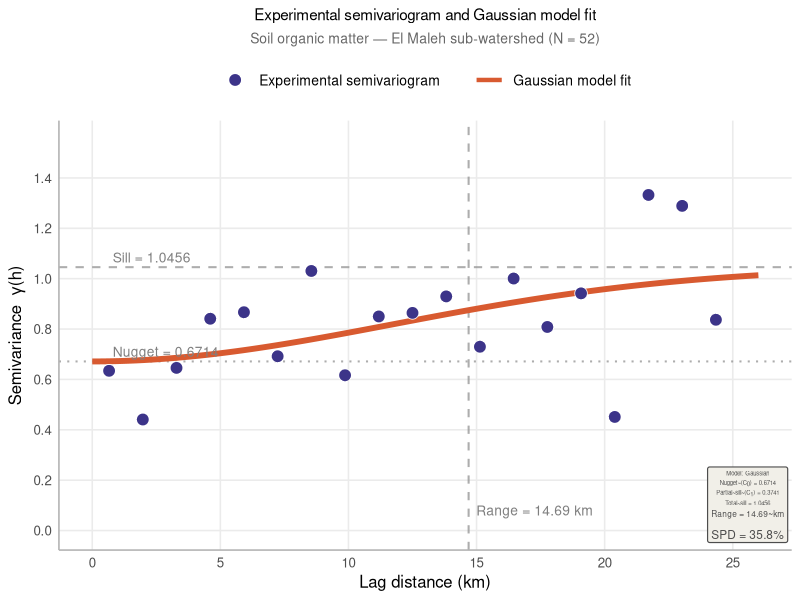

The R script that drew this image:
# ============================================================
# Figure 6 — Experimental Semivariogram + Gaussian Model Fit
# Soil Organic Matter — El Maleh sub-watershed (N = 52)
# Correction: C0 and C1 displayed with proper subscripts
# Requires: ggplot2
# ============================================================

library(ggplot2)

# ============================================================
# 1. Load data
# ============================================================
exp_data  <- read.csv("data_variogram_exp.csv")   # lag_km, gamma
theo_data <- read.csv("data_variogram_theo.csv")  # h_km, gamma_theo

# Model parameters
nugget       <- 0.6714
sill         <- 1.0456
partial_sill <- 0.3741
range_km     <- 14.69
spd          <- 35.8

cat("Experimental points:", nrow(exp_data), "\n")
cat("Theoretical points: ", nrow(theo_data), "\n")
cat(sprintf("Nugget=%.4f | Sill=%.4f | Range=%.2f km | SPD=%.1f%%\n",
            nugget, sill, range_km, spd))

# ============================================================
# 2. Build figure
# ============================================================
p <- ggplot() +

  # --- Reference lines (sill, nugget, range) ---
  geom_hline(yintercept = sill,
             linetype = "dashed", color = "grey60",
             linewidth = 0.7, alpha = 0.8) +
  geom_hline(yintercept = nugget,
             linetype = "dotted", color = "grey60",
             linewidth = 0.7, alpha = 0.8) +
  geom_vline(xintercept = range_km,
             linetype = "dashed", color = "grey60",
             linewidth = 0.7, alpha = 0.8) +

  # --- Theoretical Gaussian curve ---
  geom_line(data = theo_data,
            aes(x = h_km, y = gamma_theo,
                color = "Gaussian model fit"),
            linewidth = 2.0) +

  # --- Experimental semivariogram points ---
  geom_point(data  = exp_data,
             aes(x = lag_km, y = gamma,
                 fill = "Experimental semivariogram"),
             shape = 21, size = 4,
             color = "white", stroke = 0.4) +

  # --- Sill annotation ---
  annotate("text",
           x = 0.8, y = sill + 0.038,
           label = paste0("Sill = ", sill),
           hjust = 0, size = 3.5, color = "grey50") +

  # --- Nugget annotation ---
  annotate("text",
           x = 0.8, y = nugget + 0.038,
           label = paste0("Nugget = ", nugget),
           hjust = 0, size = 3.5, color = "grey50") +

  # --- Range annotation ---
  annotate("text",
           x = range_km + 0.3, y = 0.08,
           label = paste0("Range = ", range_km, " km"),
           hjust = 0, size = 3.5, color = "grey50") +

  # ============================================================
  # --- Parameters box with correct subscripts ---
  # Uses geom_label with a data frame + parse = TRUE
  # parse = TRUE allows plotmath expressions for subscripts
  # ============================================================
  geom_label(
    data = data.frame(
      x = Inf, y = -Inf,
      label = paste0(
        "atop(atop(atop(atop(atop(",
        '"Model: Gaussian",',
        'paste("Nugget~(C"[0]*") = ', nugget, '")),',
        'paste("Partial~sill~(C"[1]*") = ', partial_sill, '")),',
        'paste("Total~sill = ', sill, '")),',
        'paste("Range = ', range_km, '~km")),',
        'paste("SPD = ', spd, '%"))'
      )
    ),
    aes(x = x, y = y, label = label),
    hjust = 1.05, vjust = -0.1,
    size = 3.0,
    fill = "#F1EFE8",
    label.size = 0.4,
    color = "grey30",
    parse = TRUE
  ) +

  # --- Color and fill scales ---
  scale_color_manual(
    name   = NULL,
    values = c("Gaussian model fit" = "#D85A30")
  ) +
  scale_fill_manual(
    name   = NULL,
    values = c("Experimental semivariogram" = "#3C3489")
  ) +

  # --- Axes and title ---
  labs(
    title    = "Experimental semivariogram and Gaussian model fit",
    subtitle = "Soil organic matter \u2014 El Maleh sub-watershed (N = 52)",
    x        = "Lag distance (km)",
    y        = expression(paste("Semivariance  ", gamma, "(h)"))
  ) +

  # --- Axis limits ---
  scale_x_continuous(limits = c(0, 26),
                     breaks = seq(0, 25, by = 5)) +
  scale_y_continuous(limits = c(0, 1.55),
                     breaks = seq(0, 1.5, by = 0.2)) +

  # --- Theme ---
  theme_minimal(base_size = 12) +
  theme(
    plot.title       = element_text(size = 11, hjust = 0.5, face = "plain"),
    plot.subtitle    = element_text(size = 10, hjust = 0.5, color = "grey40"),
    legend.position  = "top",
    legend.text      = element_text(size = 10),
    legend.key.size  = unit(0.8, "cm"),
    panel.grid.major = element_line(color = "grey92"),
    panel.grid.minor = element_blank(),
    axis.line        = element_line(color = "grey70"),
    plot.background  = element_rect(fill = "white", color = NA)
  ) +

  # --- Legend: combine color + fill ---
  guides(
    color = guide_legend(order = 2,
                         override.aes = list(
                           fill      = NA,
                           linetype  = "solid",
                           linewidth = 1.5,
                           shape     = NA)),
    fill  = guide_legend(order = 1,
                         override.aes = list(
                           shape     = 21,
                           size      = 4,
                           color     = "white",
                           linetype  = 0,
                           linewidth = 0))
  )

# ============================================================
# 3. Save figure
# ============================================================
ggsave("Figure6_Semivariogram_R.png",
       plot   = p,
       width  = 8,
       height = 5.5,
       dpi    = 300,
       bg     = "white")

cat("\nFigure saved: Figure6_Semivariogram_R.png\n")
cat("C0 and C1 now display with correct subscripts.\n")
